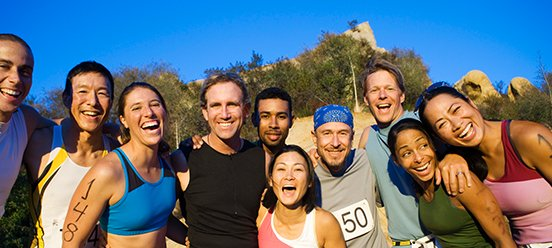
#> input picture test.jpeg, 552 x 248 px
$ python HumanDetection.py
#> lines starting #> are read from the running program, lines starting #| are printed output that depends on the picture; after the words box and inside, x2 and y2 are one past the last pixel; in counts of white or black regions, pixels touching at a corner belong together
import numpy as np
import cv2
face = cv2.CascadeClassifier('haarcascade_frontalface_default.xml')

image = cv2.imread('test.jpeg')
#> image is the input picture: shape (248, 552, 3); mean B, G, R 121.3, 111.4, 98.3
grayImage = cv2.cvtColor(image, cv2.COLOR_BGR2GRAY)
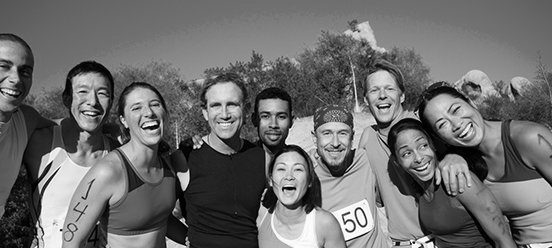
#> grayImage: shape (248, 552); min 0, max 255, mean 108.6

faces_detect = face.detectMultiScale(grayImage)
#> faces_detect = [[362, 72, 42, 42], [253, 100, 43, 43], [312, 115, 48, 48], [265, 150, 50, 50], [198, 84, 52, 52], [64, 71, 54, 54], [119, 86, 54, 54], [389, 129, 51, 51], [36, 186, 58, 58]]

if len(faces_detect) == 0:
    print("No faces found")

else:
    print("Number of faces detected: " + str(faces_detect.shape[0]))
#| Number of faces detected: 9

    for (x,y,w,h) in faces_detect:
        cv2.rectangle(image,(x,y),(x+w,y+h),(0,255,0),1)
#> this loop made 9 passes
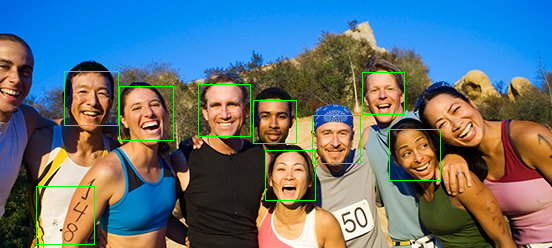
#> image: shape (248, 552, 3); 1.32% of pixels changed, all inside (x1, y1, x2, y2) = (36, 71, 441, 245)

    cv2.rectangle(image, ((0,image.shape[0] -25)),(270, image.shape[0]), (255,255,255), -1)
    cv2.putText(image, "Number of faces detected: " + str(faces_detect.shape[0]), (0,image.shape[0] -10), cv2.FONT_HERSHEY_TRIPLEX, 0.5,  (0,0,0), 1)
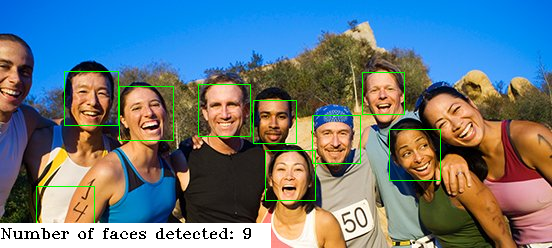
#> image: shape (248, 552, 3); mean B, G, R 128.4, 120.6, 103.2

    cv2.imshow('Image with faces',image)
    cv2.waitKey(0)
    cv2.destroyAllWindows()

$ run again, with picture.jpeg copied over test.jpeg
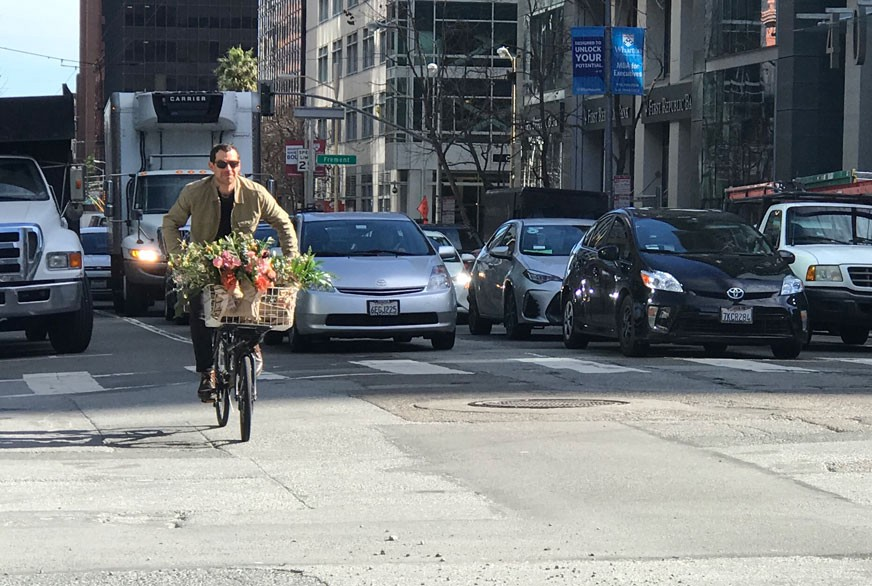
#> input picture picture.jpeg, 872 x 586 px
#> image is the input picture: shape (586, 872, 3); mean B, G, R 122.6, 119.6, 114.5
#> `grayImage = cv2.cvtColor(image, cv2.COLOR_BGR2GRAY)`:
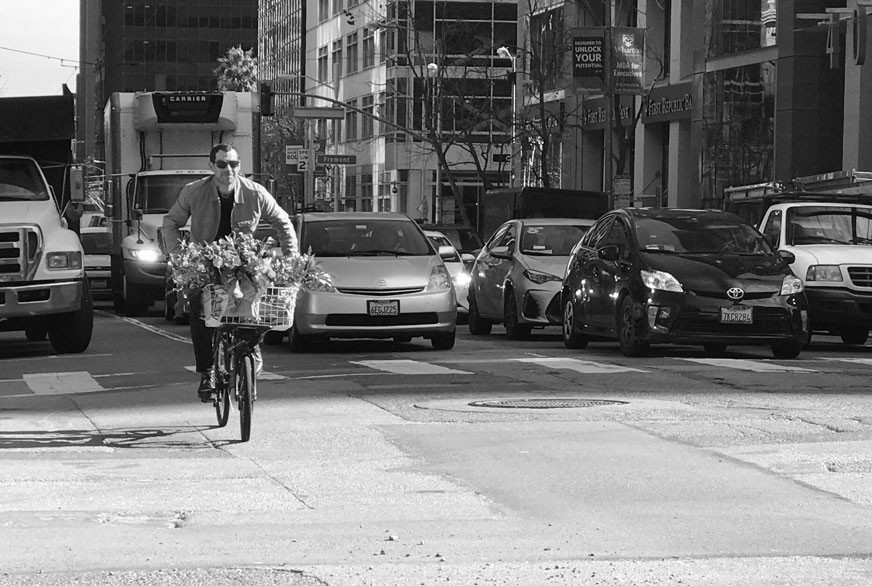
#> grayImage: shape (586, 872); min 0, max 255, mean 118.4
#> faces_detect = [[210, 152, 34, 34]]
#| Number of faces detected: 1
#> the loop `for (x,y,w,h) in faces_detect:` made 1 pass
#> `cv2.putText(image, "Number of faces detected: " + str(faces_detect.sha..`:
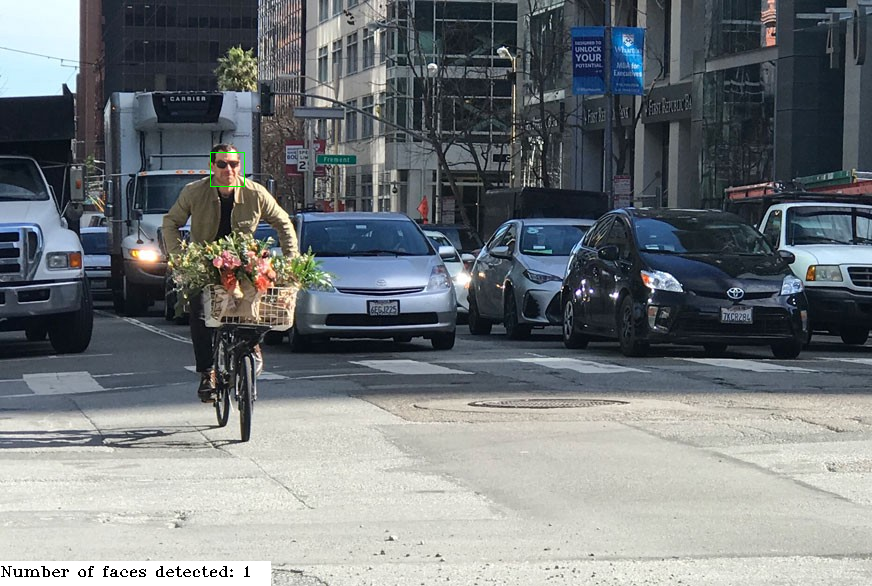
#> image: shape (586, 872, 3); mean B, G, R 123, 120, 114.8
